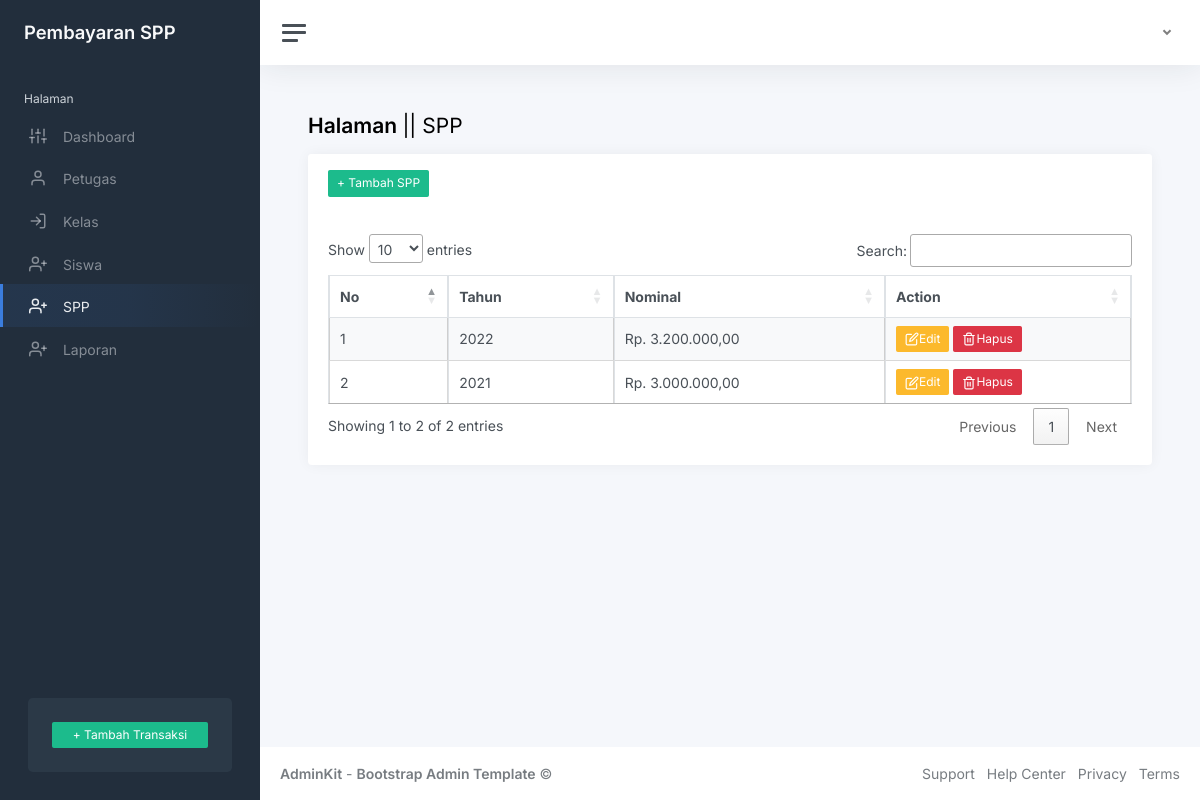
The page /index.php?page=spp (signed in) on the database its author committed.
### tables this page shows
CREATE TABLE `spp` (
  `id_spp` int(11) NOT NULL,
  `tahun` int(11) NOT NULL,
  `nominal` int(11) NOT NULL
);

### index.php (the view, shortened to what this page needs)
<!DOCTYPE html>
<html lang="en">
<head>
	<link rel="stylesheet" href="https://cdnjs.cloudflare.com/ajax/libs/twitter-bootstrap/4.5.2/css/bootstrap.min.css" />
		<?php
		$page = isset($_GET['page']) ? $_GET['page'] : 'Dashboard';
		?>
	<link rel="stylesheet" href="https://cdn.datatables.net/1.13.6/css/jquery.dataTables.min.css">
	<link href="css/app.css" rel="stylesheet">
</head>
<body>
	<div class="wrapper">
		<nav id="sidebar" class="sidebar js-sidebar">
			<div class="sidebar-content js-simplebar">
				<a class="sidebar-brand" href="index.php">
					<span class="align-middle">Pembayaran SPP</span>
				</a>
				<?php
				if (!empty($_SESSION['user']['level']) && !empty($_SESSION['user']['level'] == 'admin')) {
				?>
					<ul class="sidebar-nav">
						<li class="sidebar-header">
							Halaman
						</li>
						<li class="sidebar-item
					<?php
					if (empty($_GET['page'])) {
						echo 'active';
					}
					?>">
							<a class="sidebar-link" href="index.php">
								<i class="align-middle" data-feather="sliders"></i> <span class="align-middle">Dashboard</span>
							</a>
						</li>
						<li class="sidebar-item
					<?php
					if ($page == 'petugas') {
						echo 'active';
					}
					?>">
							<a class="sidebar-link" href="?page=petugas">
								<i class="align-middle" data-feather="user"></i> <span class="align-middle">Petugas</span>
							</a>
						</li>
						<li class="sidebar-item
					<?php
					if ($page == 'kelas') {
						echo 'active';
					}
					?>
					">
							<a class="sidebar-link" href="?page=kelas">
								<i class="align-middle" data-feather="log-in"></i> <span class="align-middle">Kelas</span>
							</a>
						</li>
						<li class="sidebar-item
					<?php
					if ($page == 'siswa' || $page == 'history-siswa') {
						echo 'active';
					}
					?>
					">
							<a class="sidebar-link" href="?page=siswa">
								<i class="align-middle" data-feather="user-plus"></i> <span class="align-middle">Siswa</span>
							</a>
						</li>
						<li class="sidebar-item
					<?php
					if ($page == 'spp') {
						echo 'active';
					}
					?>
					">
							<a class="sidebar-link" href="?page=spp">
								<i class="align-middle" data-feather="user-plus"></i> <span class="align-middle">SPP</span>
							</a>
						</li>
						<li class="sidebar-item
					<?php
					if ($page == 'laporan') {
						echo 'active';
					}
					?>
					">
							<a class="sidebar-link" href="?page=laporan">
								<i class="align-middle" data-feather="user-plus"></i> <span class="align-middle">Laporan</span>
							</a>
						</li>
					</ul>
					<div class="sidebar-cta">
						<div class="sidebar-cta-content">
							<div class="d-grid">
								<button class="btn btn-success btn-sm" data-bs-toggle="modal" data-bs-target="#tambahtransaksi">+ Tambah Transaksi</button>
							</div>
						</div>
					</div>
				<?php
				}
				?>
			</div>
		</nav>
		<div class="main">
			<nav class="navbar navbar-expand navbar-light navbar-bg">
				<a class="sidebar-toggle js-sidebar-toggle">
					<i class="hamburger align-self-center"></i>
				</a>
				<div class="navbar-collapse collapse">
					<ul class="navbar-nav navbar-align">
						<li class="nav-item dropdown">
							<a class="nav-link dropdown-toggle d-none d-sm-inline-block" href="#" data-bs-toggle="dropdown">
							</a>
						</li>
					</ul>
				</div>
			</nav>
			<main class="content">
				<div class="container-fluid p-0">
					<?php
					$page = isset($_GET['page']) ? $_GET['page'] : 'dashboard';
					include $page . '.php';
					?>
				</div>
			</main>
			<footer class="footer">
				<div class="container-fluid">
					<div class="row text-muted">
						<div class="col-6 text-start">
							<p class="mb-0">
								<a class="text-muted" href="https://adminkit.io/" target="_blank"><strong>AdminKit</strong></a> - <a class="text-muted" href="https://adminkit.io/" target="_blank"><strong>Bootstrap Admin
										Template</strong></a> &copy;
							</p>
						</div>
						<div class="col-6 text-end">
							<ul class="list-inline">
								<li class="list-inline-item">
									<a class="text-muted" href="https://adminkit.io/" target="_blank">Support</a>
								</li>
								<li class="list-inline-item">
									<a class="text-muted" href="https://adminkit.io/" target="_blank">Help Center</a>
								</li>
								<li class="list-inline-item">
									<a class="text-muted" href="https://adminkit.io/" target="_blank">Privacy</a>
								</li>
								<li class="list-inline-item">
									<a class="text-muted" href="https://adminkit.io/" target="_blank">Terms</a>
								</li>
							</ul>
						</div>
					</div>
				</div>
			</footer>
		</div>
	</div>
</body>
</html>

### spp.php (shortened to what this page needs)
<h1 class="h3 mb-3"><strong>Halaman </strong> || SPP </h1>
<div class="row">
    <div class="col-12">
        <div class="card flex-fill">
            <div class="card-header">
                <button class="btn btn-success btn-sm" data-bs-toggle="modal" data-bs-target="#tambahspp">+ Tambah SPP</button>
            </div>
            <div class="card-body">
                <table class="table table-bordered table-striped table-hover cell-border" id="spp">
                    <thead>
                        <tr>
                            <th>No</th>
                            <th>Tahun</th>
                            <th>Nominal</th>
                            <th>Action</th>
                        </tr>
                    </thead>
                    <tbody>
                        <?php
                        $no = 1;
                        $query = mysqli_query($koneksi, "SELECT * FROM spp");
                        while ($data = mysqli_fetch_array($query)) {
                        ?>
                            <tr>
                                <td><?php echo $no++ ?></td>
                                <td><?php echo $data['tahun'] ?></td>
                                <td>Rp. <?php echo number_format($data['nominal'], 2, ',', '.') ?></td>
                                <td>
                                    <button class="btn btn-warning btn-sm" data-bs-toggle="modal" data-bs-target="#editspp<?php echo $data['id_spp'] ?>"><i data-feather="edit"></i>Edit</button>
                                    <button class="btn btn-danger btn-sm" data-bs-toggle="modal" data-bs-target="#hapusspp<?php echo $data['id_spp'] ?>"><i data-feather="trash-2"></i>Hapus</button>
                                </td>
                            </tr>
                        <?php
                        }
                        ?>
                    </tbody>
                </table>
            </div>
        </div>
    </div>
</div>

### rows shown on the page
spp: tahun "2022", nominal "3.200.000,00"
spp: tahun "2021", nominal "3.000.000,00"
